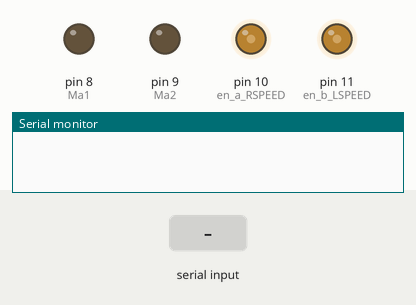
Bench run of a sketch on a simulated Arduino Uno, built with avr-gcc and run on an emulated ATmega328P. On the bench: output pins drawn as LEDs (lit = HIGH), the last lines printed to the serial monitor. The inputs (shaded band) are chosen by the test bench.

Above: at 1.2 s.
1.3 s: "1" received over Serial
At 2.4 s:
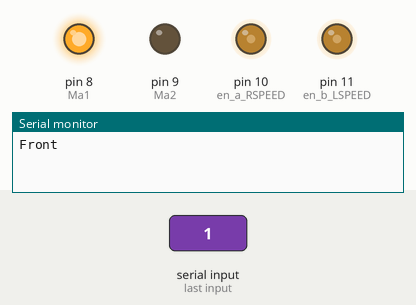
2.8 s: "2" received over Serial
At 3.6 s:
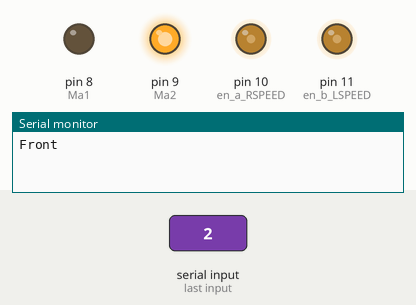
4.3 s: "0" received over Serial
At 4.7 s:
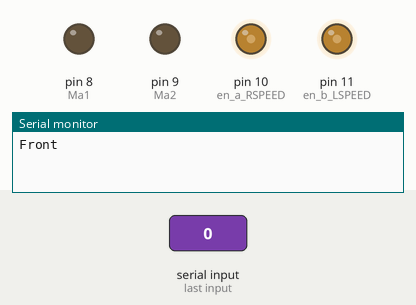
Timing chart, 0 to 7.3 s (numbered marks = the images above; inputs shaded):
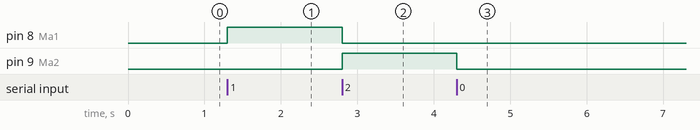

The sketch:

ArdPy.ino
```cpp
const int Ma1=8;
const int Ma2=9;
const int en_a_RSPEED=10;
const int en_b_LSPEED=11;
void setup() {
  // put your setup code here, to run once:
pinMode(Ma1,OUTPUT);
pinMode(Ma2,OUTPUT);
pinMode(en_a_RSPEED,OUTPUT);
pinMode(en_b_LSPEED,OUTPUT);
analogWrite(en_b_LSPEED,100);
analogWrite(en_a_RSPEED,100);
//pinMode(A1 , OUTPUT);
//pinMode(A2 , OUTPUT);
Serial.begin(9600);
}

void loop() {
  if (Serial.available()>0)
  {
      switch(Serial.read())
     {
       case '0':stopbot();
               break;
       case '1':forward();
                 break;
       case '2':backward();
                 break;
        case '3':slow();break;
        default: break;
      }
  }


//if(value=="1")
//  {forward();break;}
//else if(value=="2")
//  {backward();break;}
//else if(value=="3")
//  {slow();break;}
//else if(value=='0')
//  {stopbot();break;}
//else
//  break;
}
void forward()

  {
    digitalWrite(Ma1,1);
    digitalWrite(Ma2,0);
    Serial.println("Front");
  }
void backward()

  {

    digitalWrite(Ma1,0);
    digitalWrite(Ma2,1);
  }
void stopbot()

  {

    digitalWrite(Ma1,0);
    digitalWrite(Ma2,0);
  }
void slow()
  {
    analogWrite(A1 ,0);
    analogWrite(A2 ,0);
  }
```

Measured:
- after the input at 1.3 s, pin 8 (Ma1): LOW → HIGH at once
- after the input at 2.8 s, pin 8 (Ma1): HIGH → LOW at once; pin 9 (Ma2): LOW → HIGH at once
- after the input at 4.3 s, pin 9 (Ma2): HIGH → LOW at once
